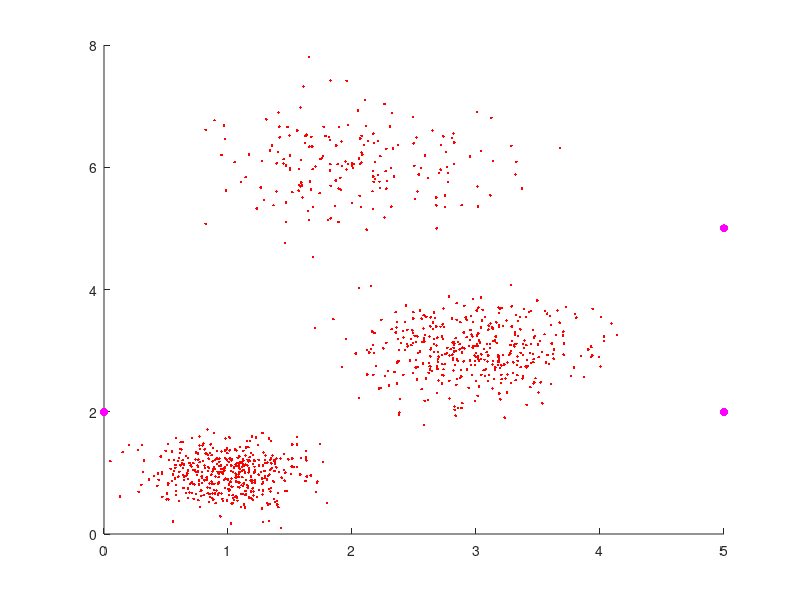

This figure's MATLAB source: (Note: this script raises an error after producing the figure.)
pkg load statistics;
pkg load communications;
close('all');
clear;

% Generate and plot dataset X
randn('seed',0);
m1=[1, 1]'; m2=[3, 3]';m3=[2, 6]';
m=[m1 m2 m3];

S(:,:,1)=0.1*eye(2);
S(:,:,2)=0.2*eye(2);
S(:,:,3)=0.3*eye(2);
P=[0.4 0.4 0.2];
N=1000;
sed=0;
rand('seed',sed);
[l,c]=size(m);

%Constructing the P_acc vector. This is necessary for picking randomly
%one of the c normal distributions in order to generate a point.
P_acc=P(1);
for i=2:c
    t=P_acc(i-1)+P(i);
    P_acc=[P_acc t];
end

% Generation of the data set
X=[];
y=[];
for i=1:N
    t=rand;
    ind=sum(t>P_acc)+1;  % Index of the normal distribution that will generate the i-th vector
    X=[X; mvnrnd(m(:,ind)',S(:,:,ind),1)];
    y=[y ind];
end
X=X';


[l,N]=size(X); % N=no. of data vectors, l=dimensionality
[l,c]=size(m); % c=no. of classes
figure(1);
hold on;
for i=1:N
    plot(X(1,i),X(2,i),'.r')
    hold on
end

% Plot of the class centroids
##for j=1:c
##    plot(m(1,j),m(2,j),'*r',"markersize",20,"LineWidth",1.5)
##    hold on
##end


m1_ini=[0; 2];m2_ini=[5; 2];m3_ini=[5; 5];
m=[m1_ini m2_ini m3_ini];

% Plot of the class centroids
for j=1:c
    scatter(m(1,j),m(2,j),'m',"filled")
end

s=[.15 .27 .4];
Pa=[1/3 1/3 1/3];
e_min=10^(-5);

x=X';
m=m';
[p,n]=size(x);
[J,n]=size(m);

e=e_min+1;

Q_tot=[];
e_tot=[];

iter=0;
while (e>e_min)
    iter=iter+1;
    e;

    P_old=Pa;
    m_old=m;
    s_old=s;

    % Determine P(j|x_k; theta(t))
    for k=1:p
        temp=gauss(x(k,:),m,s);
        P_tot=temp*Pa';
        for j=1:J
            P(j,k)=temp(j)*Pa(j)/P_tot;
        end
    end

    % Determine the log-likelihood
    Q=0;
    for k=1:p
        for j=1:J
            Q=Q+P(j,k)*(-(n/2)*log(2*pi*s(j)) - sum( (x(k,:)-m(j,:)).^2)/(2*s(j)) + log(Pa(j)) );
        end
    end
    Q_tot=[Q_tot Q];

    % Determine the means
    for j=1:J
        a=zeros(1,n);
        for k=1:p
            a=a+P(j,k)*x(k,:);
        end
        m(j,:)=a/sum(P(j,:));
    end
    mt=m';
    figure(1);
    [l,c]=size(mt); % c=no. of classes
    for j=1:c
      plot(mt(1,j)',mt(2,j)','+m',"LineWidth",1.5)
      %hold on
    end
    hold on;
    %scatter(m(1,:)',m(2,:)','k',"filled");
    % Determine the variances
    for j=1:J
        b=0;
        for k=1:p
            b=b+ P(j,k)*((x(k,:)-m(j,:))*(x(k,:)-m(j,:))');
        end
        s(j)=b/(n*sum(P(j,:)));

        if(s(j)<10^(-10))
            s(j)=0.001;
        end

    end

    % Determine the a priori probabilities
    for j=1:J
        a=0;
        for k=1:p
            a=a+P(j,k);
        end
        Pa(j)=a/p;
    end

    e=sum(abs(Pa-P_old))+sum(sum(abs(m-m_old)))+sum(abs(s-s_old));
    e_tot=[e_tot e];
end
m=m';
figure(1);
[l,c]=size(m); % c=no. of classes
for j=1:c
    plot(m(1,j)',m(2,j)','+b',"markersize",12,"LineWidth",2)
    hold on
end
